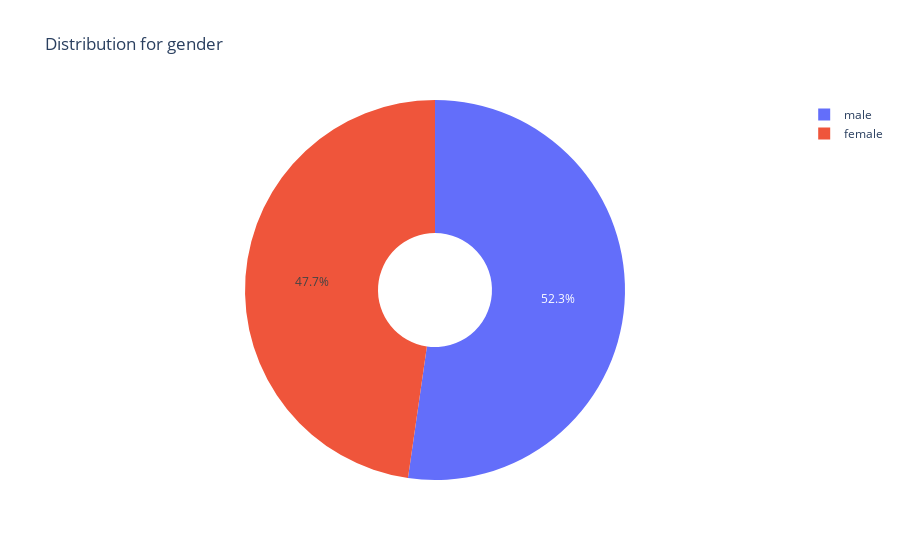
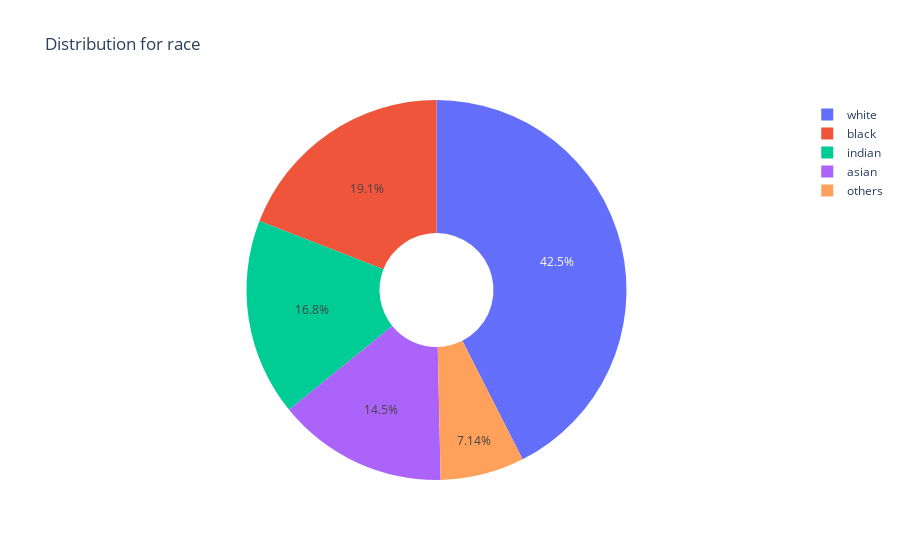

The notebook cell saved with these charts, in order:
### Code cell
plot_distribution(data['gender'])
plot_distribution(data['race'])

### Figure 1 — Plotly figure (JSON) as saved in the notebook; plotly's stock layout.template omitted (floating-point values rounded to 4 significant figures)
{"data": [{"hole": 0.3, "labels": ["male", "female"], "type": "pie", "values": [12391, 11314]}], "layout": {"title": {"text": "Distribution for gender"}}}

### Figure 2 — Plotly figure (JSON) as saved in the notebook; plotly's stock layout.template omitted (floating-point values rounded to 4 significant figures)
{"data": [{"hole": 0.3, "labels": ["white", "black", "indian", "asian", "others"], "type": "pie", "values": [10078, 4526, 3975, 3434, 1692]}], "layout": {"title": {"text": "Distribution for race"}}}
